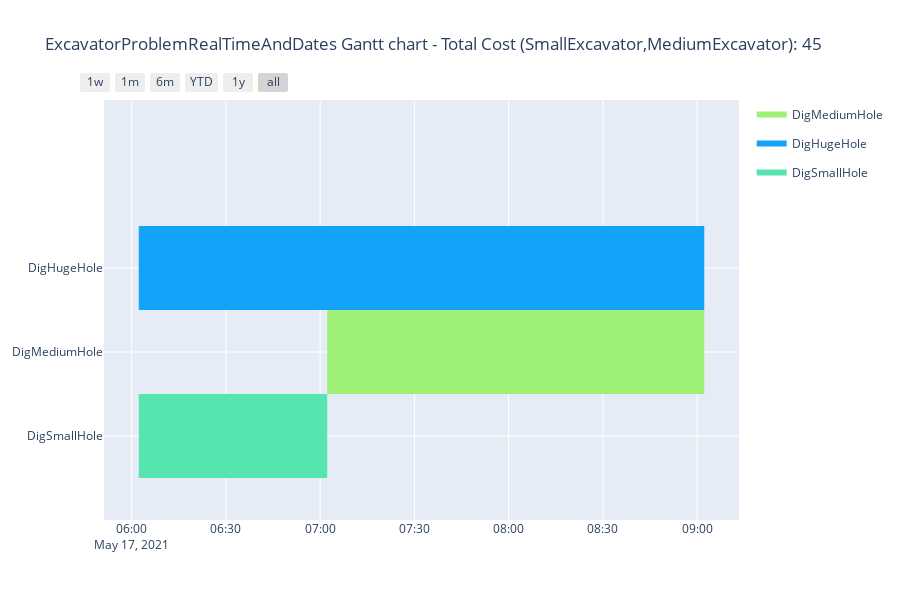

Notebook code for this chart:
### Code cell
solution.render_gantt_plotly(render_mode='Task')

### Figure 1 — Plotly figure (JSON) as saved in the notebook; plotly's stock layout.template omitted (floating-point values rounded to 4 significant figures)
{"data": [{"fill": "toself", "fillcolor": "rgb(158, 240, 118)", "hoverinfo": "name", "legendgroup": "rgb(158, 240, 118)", "mode": "none", "name": "DigMediumHole", "showlegend": true, "type": "scatter", "x": ["2021-05-17T07:02:15.893200", "2021-05-17T09:02:15.893200", "2021-05-17T09:02:15.893200", "2021-05-17T07:02:15.893200"], "y": [0.5, 0.5, 1.5, 1.5]}, {"fill": "toself", "fillcolor": "rgb(19, 164, 249)", "hoverinfo": "name", "legendgroup": "rgb(19, 164, 249)", "mode": "none", "name": "DigHugeHole", "showlegend": true, "type": "scatter", "x": ["2021-05-17T06:02:15.893200", "2021-05-17T09:02:15.893200", "2021-05-17T09:02:15.893200", "2021-05-17T06:02:15.893200"], "y": [1.5, 1.5, 2.5, 2.5]}, {"fill": "toself", "fillcolor": "rgb(87, 229, 175)", "hoverinfo": "name", "legendgroup": "rgb(87, 229, 175)", "mode": "none", "name": "DigSmallHole", "showlegend": true, "type": "scatter", "x": ["2021-05-17T06:02:15.893200", "2021-05-17T07:02:15.893200", "2021-05-17T07:02:15.893200", "2021-05-17T06:02:15.893200"], "y": [-0.5, -0.5, 0.5, 0.5]}, {"legendgroup": "rgb(158, 240, 118)", "marker": {"color": "rgb(158, 240, 118)", "opacity": 0, "size": 1}, "mode": "markers", "name": "", "showlegend": false, "text": [null, null], "type": "scatter", "x": ["2021-05-17T07:02:15.893200", "2021-05-17T09:02:15.893200"], "y": [1, 1]}, {"legendgroup": "rgb(19, 164, 249)", "marker": {"color": "rgb(19, 164, 249)", "opacity": 0, "size": 1}, "mode": "markers", "name": "", "showlegend": false, "text": [null, null], "type": "scatter", "x": ["2021-05-17T06:02:15.893200", "2021-05-17T09:02:15.893200"], "y": [2, 2]}, {"legendgroup": "rgb(87, 229, 175)", "marker": {"color": "rgb(87, 229, 175)", "opacity": 0, "size": 1}, "mode": "markers", "name": "", "showlegend": false, "text": [null, null], "type": "scatter", "x": ["2021-05-17T06:02:15.893200", "2021-05-17T07:02:15.893200"], "y": [0, 0]}], "layout": {"height": 600, "hovermode": "closest", "showlegend": true, "title": {"text": "ExcavatorProblemRealTimeAndDates Gantt chart - Total Cost (SmallExcavator,MediumExcavator): 45"}, "xaxis": {"rangeselector": {"buttons": [{"count": 7, "label": "1w", "step": "day", "stepmode": "backward"}, {"count": 1, "label": "1m", "step": "month", "stepmode": "backward"}, {"count": 6, "label": "6m", "step": "month", "stepmode": "backward"}, {"count": 1, "label": "YTD", "step": "year", "stepmode": "todate"}, {"count": 1, "label": "1y", "step": "year", "stepmode": "backward"}, {"step": "all"}]}, "showgrid": true, "type": "date", "zeroline": false}, "yaxis": {"autorange": false, "range": [-1, 4], "showgrid": true, "ticktext": ["DigSmallHole", "DigMediumHole", "DigHugeHole"], "tickvals": [0, 1, 2], "zeroline": false}}}
